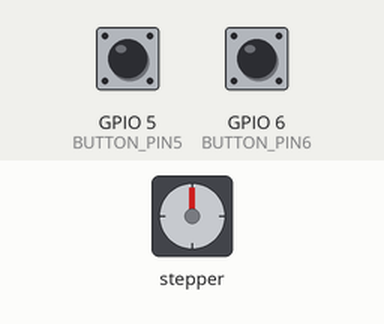
Simulated run of this program. Board: Raspberry Pi (BCM pin numbers). Shown: stepper motor. The inputs (shaded band) are chosen by the test bench; at power-on: GPIO 5 (BUTTON_PIN5) LOW, GPIO 6 (BUTTON_PIN6) LOW.

Above: at 1.2 s.
1.3 s: GPIO 5 (BUTTON_PIN5) pulled HIGH for 0.15 s
At 3.2 s:
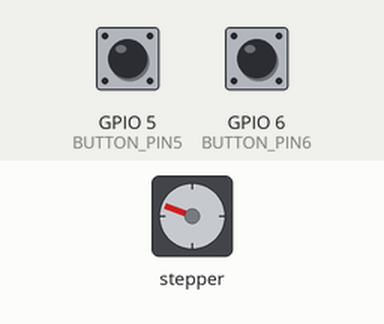
3.9 s: GPIO 6 (BUTTON_PIN6) pulled HIGH for 3.2 s
At 4.43 s:
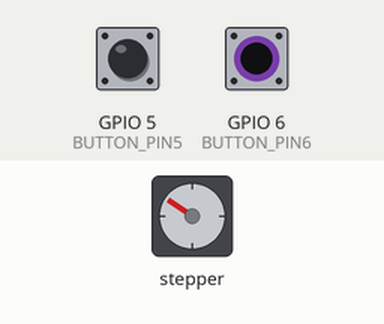
8.9 s: GPIO 6 (BUTTON_PIN6) pulled HIGH for 0.15 s
11.9 s: GPIO 6 (BUTTON_PIN6) pulled HIGH for 1 s
At 14.67 s:
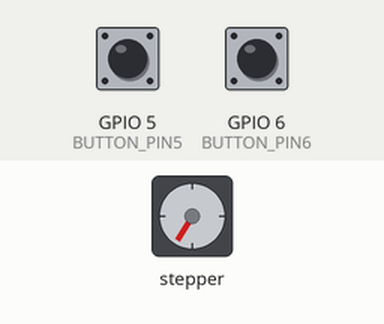
14.9 s: GPIO 6 (BUTTON_PIN6) pulled HIGH for 0.15 s
At 15.46 s:
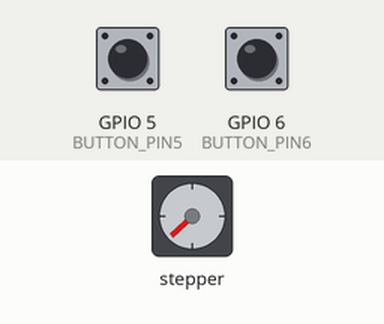
17.9 s: GPIO 5 (BUTTON_PIN5) pulled HIGH for 1 s
At 18.36 s:
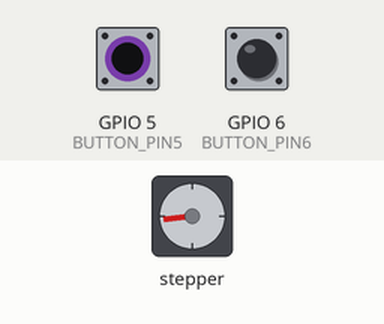
Timing chart, 0 to 20.9 s (numbered marks = the images above; inputs shaded):
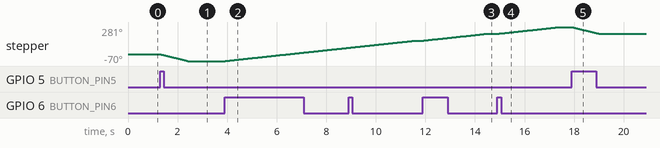

Measured:
- after the input at 1.3 s, stepper: turns 70° counter-clockwise in 1.1 s, starting at once
- after the input at 3.9 s, stepper: keeps turning clockwise at about 28°/s, starting at once
- after the input at 11.9 s, stepper: turns 70° clockwise in 2.5 s, starting at once
- after the input at 14.9 s, stepper: turns 70° clockwise in 2.5 s, starting at once
- after the input at 17.9 s, stepper: turns 70° counter-clockwise in 1.1 s, starting at once

The program:

main.py
```python
import RPi.GPIO as GPIO
from RpiMotorLib import RpiMotorLib

BUTTON_PIN5 = 5
BUTTON_PIN6 = 6

GPIO.setmode(GPIO.BCM)
GPIO.setup(BUTTON_PIN5, GPIO.IN, GPIO.PUD_DOWN)
GPIO.setup(BUTTON_PIN6, GPIO.IN, GPIO.PUD_DOWN)
gpioPins = [10, 2, 3, 4]

motor = RpiMotorLib.BYJMotor("MijnMooieMotor", "28BYJ")

try:
    while True:
        buttonState5 = GPIO.input(BUTTON_PIN5)
        buttonState6 = GPIO.input(BUTTON_PIN6)

        if buttonState5 == GPIO.HIGH:
            motor.motor_run(gpioPins, .0014, 100, True, False, "half", 0) # 5 seconden

        if buttonState6 == GPIO.HIGH:
            motor.motor_run(gpioPins, .0032, 100, False, False, "half", 0) # 12 seconden

finally:
    GPIO.cleanup()
```
